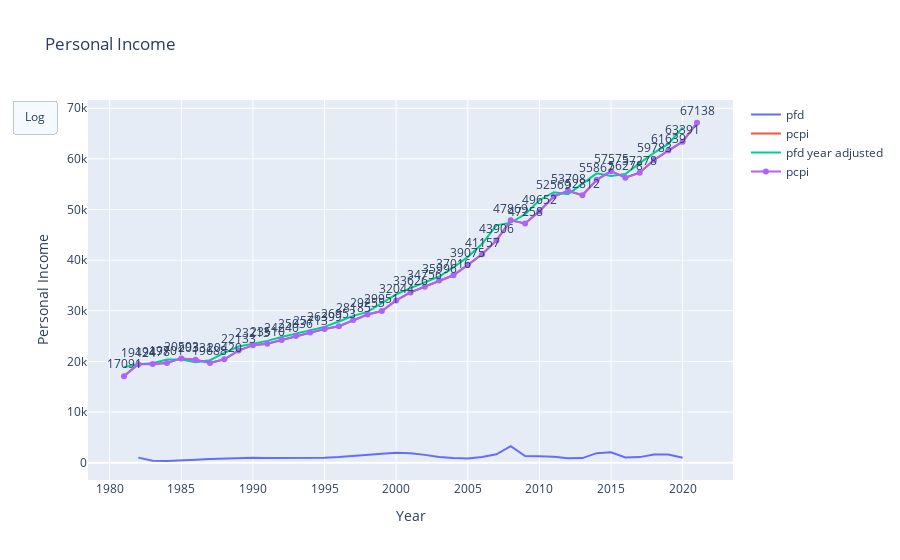

Write notebook code for a chart like this one.
### Code cell
# The best way to compare two time-series with the same units but different scales is to use a logarithmic scale.
# We'll use the logarithmic scale to compare the pcpi and pfd
# Create a figure
fig = go.Figure()
# Add a scatter trace for the pfd
fig.add_trace(go.Scatter(x=pfd['year'], y=pfd['pfd'], name="pfd"))
# Add a scatter trace for the pcpi
fig.add_trace(go.Scatter(x=pcpi['date'], y=pcpi['pcpi'], name="pcpi"))
# Add a scatter trace for the pcpi
fig.add_trace(go.Scatter(x=pcpi['date'], y=pcpi['pfd_year_amount'], name="pfd year adjusted"))
# Add spikelines that show on hover
fig.add_trace(go.Scatter(x=pcpi['date'], y=pcpi['pcpi'], name="pcpi", mode="lines+markers+text", textposition="top center", text=pcpi['pcpi'], hoverinfo="text+y+name"))
# Set the x-axis title
fig.update_xaxes(title_text="Year")
# Set the y-axis title
fig.update_yaxes(title_text="Personal Income")
# Set the title
fig.update_layout(title_text="Personal Income")
# Add a slider to the figure to change the year
fig.update_layout(
    updatemenus=[
        dict(
            type="buttons",
            active=0,
            buttons=list([
                dict(
                    label="Year",
                    method="update",
                ),
                dict(
                    label="Log",
                    method="update",
                    args=[{"yaxis": {"type": "log"}}],
                ),
                
            ]),
        ),
    ],
)


fig.show()
